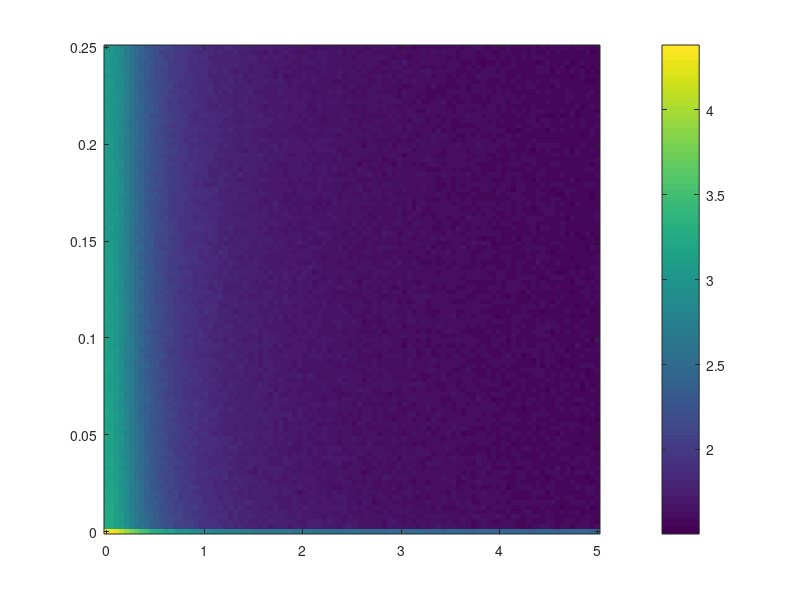
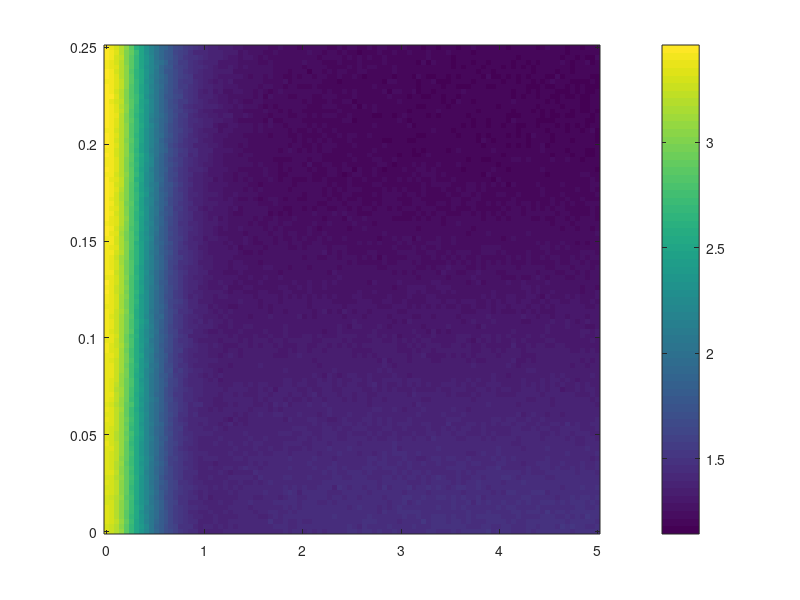
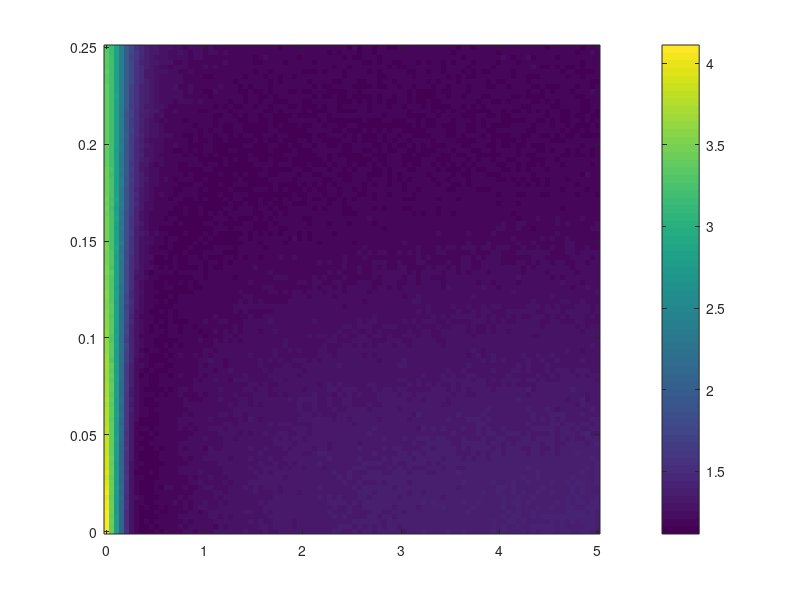
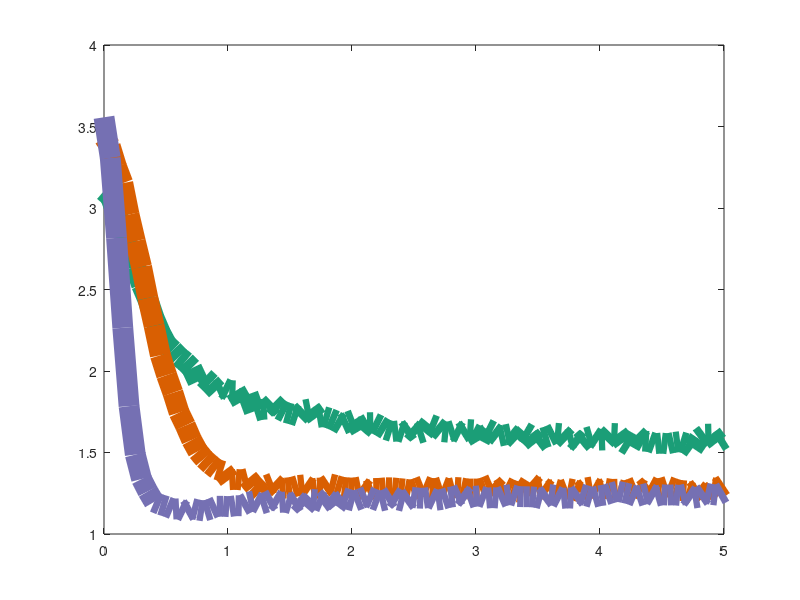

Write MATLAB code to recreate these figures, in order.
% Figure_4S3_Generate.m
% Script used to generate Figure 4 -- Supplemental Figure 3 from 
% Barendregt et al., 2022.

% Load model reward rate data from noise sweep:
load('RC_Noise_Sweep_Data.mat')

% Plot model reward rates for low-to-high reward switch (Fig. 4S3 A,B)
figure
imagesc([sigma(1) sigma(end)],[mn(1) mn(end)],NB_RR(:,:,1)'); colorbar
set(gca,'ydir','normal')
figure
imagesc([sigma(1) sigma(end)],[mn(1) mn(end)],Const_RR(:,:,1)'); colorbar
set(gca,'ydir','normal')
figure
imagesc([sigma(1) sigma(end)],[mn(1) mn(end)],UGM_RR(:,:,1)'); colorbar
set(gca,'ydir','normal')
figure
plot(sigma,NB_RR(:,50,1),'linewidth',15,'color','#1b9e77')
hold on
plot(sigma,Const_RR(:,50,1),'linewidth',15,'color','#d95f02')
plot(sigma,UGM_RR(:,50,1),'linewidth',15,'color','#7570b3')

% Plot model reward rates for low-to-high reward switch (Fig. 4S3 C,D)
figure
imagesc([sigma(1) sigma(end)],[mn(1) mn(end)],NB_RR(:,:,2)'); colorbar
set(gca,'ydir','normal')
figure
imagesc([sigma(1) sigma(end)],[mn(1) mn(end)],Const_RR(:,:,2)'); colorbar
set(gca,'ydir','normal')
figure
imagesc([sigma(1) sigma(end)],[mn(1) mn(end)],UGM_RR(:,:,2)'); colorbar
set(gca,'ydir','normal')
figure
plot(sigma,NB_RR(:,50,2),'linewidth',15,'color','#1b9e77')
hold on
plot(sigma,Const_RR(:,50,2),'linewidth',15,'color','#d95f02')
plot(sigma,UGM_RR(:,50,2),'linewidth',15,'color','#7570b3')